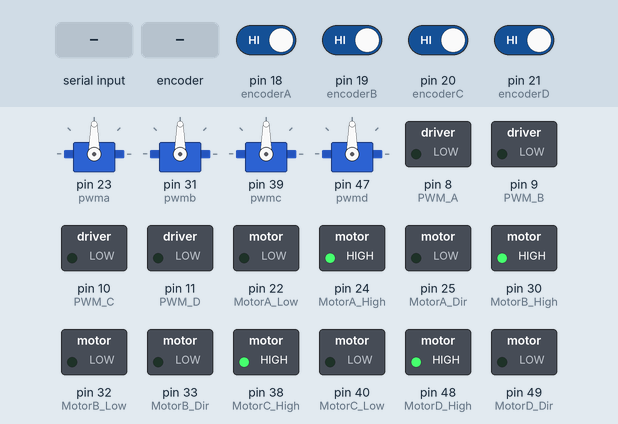
This sketch was run on a simulated Arduino Mega 2560, built with avr-gcc and run on an emulated ATmega2560. Parts: 4 × servo, switched loads named in the sketch (green lamp = pin HIGH). The test bench sets the inputs (shaded band); at power-on: pin 18 (encoderA), pin 19 (encoderB), pin 20 (encoderC), pin 21 (encoderD) HIGH. What the sketch prints to the serial monitor is not drawn.

Above: at 2.2 s.
2.3 s: "s" received over Serial
At 2.5 s:
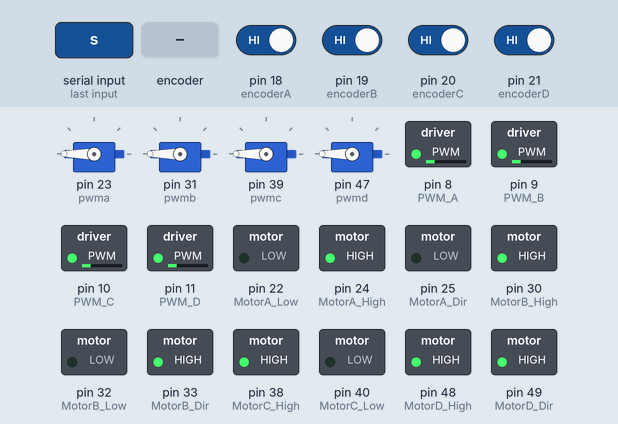
At 4.1 s:
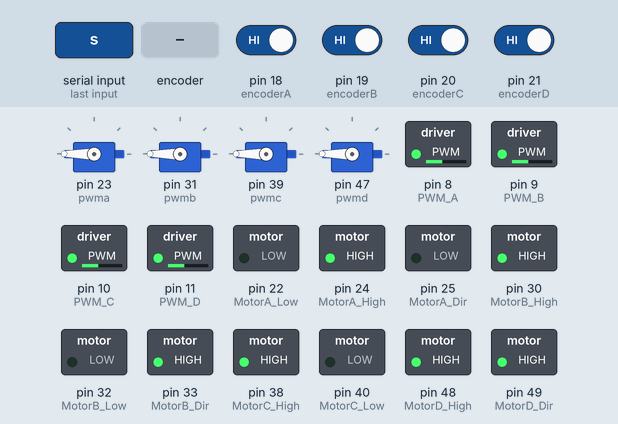
5.3 s: rotary encoder on pin 18 (encoderA) / pin 19 (encoderB) turned 1 step (first pin leading)
8.5 s: "a" received over Serial
10.0 s: "d" received over Serial
At 11.1 s:
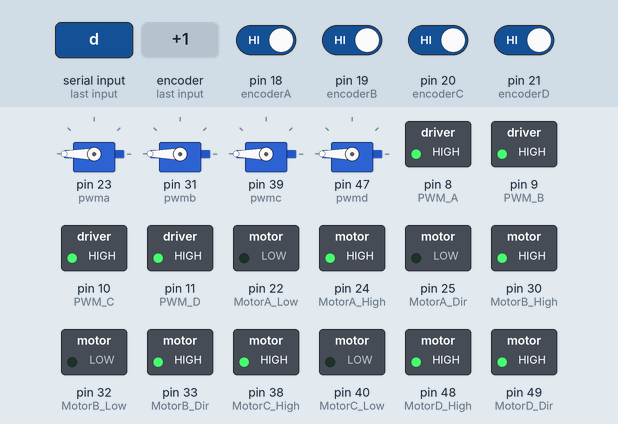
Timing chart, 0 to 13.0 s (numbered marks = the images above; inputs shaded):
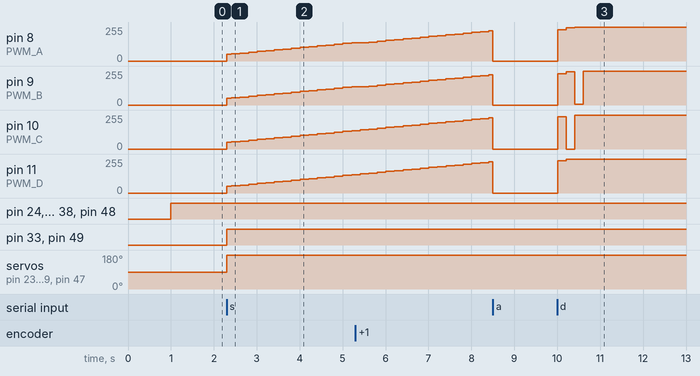

The sketch:

1027_final_control_ver1.ino
```cpp
#include <Servo.h>

// DEFINE PIN NUMBER
#define MotorA_Low 22     // Motor Driver A in1 , Always Low  , BLUE line
#define MotorA_High 24     // Motor Driver A in2 , Always High  , GREEN line
#define PWM_A 8     // Motor Driver A pwm , PWM CONTROL PIN
#define pwma 23      // pwm inside motor, controled by Servo and value (255) blue line
#define MotorA_Dir 25     // direction line inside motor, (backward-HIGH,forward-LOW) orange line
#define encoderA 18    // Motor A encoder pin number

#define MotorB_Low 32     // Motor Driver B in3 , Always Low  , GREEN line
#define MotorB_High 30     // Motor Driver B in4 , Always High  , BLUE line
#define PWM_B 9     // Motor Driver B pwm , PWM CONTROL PIN
#define pwmb 31      // pwm inside motor, controled by Servo and value (255) blue line
#define MotorB_Dir 33     // direction line inside motor, (forward-HIGH,backward-LOW) orange line
#define encoderB 19    // Motor B encoder pin number

#define MotorC_Low 40     // Motor Driver C in1 , Always Low  , GREEN line
#define MotorC_High 38     // Motor Driver C in2 , Always High  , BLUE line
#define PWM_C 10     // Motor Driver C pwm , PWM CONTROL PIN
#define pwmc 39      // pwm inside motor, controled by Servo and value (255) blue line
#define MotorC_Dir 41     // direction line inside motor, (backward-HIGH,forward-LOW) orange line
#define encoderC 20    // Motor C encoder pin number

#define MotorD_Low 46     // Motor Driver D in1 , Always Low  , BLUE line
#define MotorD_High 48     // Motor Driver D in2 , Always High  , GREEN line
#define PWM_D 11     // Motor Driver C pwm , PWM CONTROL PIN
#define pwmd 47      // pwm inside motor, controled by Servo and value (255) blue line
#define MotorD_Dir 49     // direction line inside motor, (forward-HIGH,backward-LOW) orange line
#define encoderD 21    // Motor D encoder pin number


Servo MotorA_;    // Servo for pwm line inside motor (BLUE ONE)
Servo MotorB_;
Servo MotorC_;
Servo MotorD_;

int pwm_a = 50;    // CONTROL VALUE for each motor
int pwm_b = 50;
int pwm_c = 50;
int pwm_d = 50;

int encoderPos_A = 0;   // PULSE VALUE for encoder
int flagA;              // To prevent repeated interrupt call for encoder
int encoderPos_B = 0;   //
int flagB;              //
int encoderPos_C = 0;   //
int flagC;              //
int encoderPos_D = 0;   //
int flagD;              //

double WIDTH = 0.155;
double LENGTH = 0.138;
double Rad = 0.05;

double measure_X;
double measure_Y;
double measure_W;

double targetVEL_X = 0.0;   // X-direction target velocity (m/s)
double targetVEL_Y = 0.0;   // Y-direction target velocity (m/s)
double targetVEL_W = 0.0;   // W-direction target angular velocity (rad/s) , positive means CCW direction

double targetRPM_A;     // Target velocity for each motor
double targetRPM_B;
double targetRPM_C;
double targetRPM_D;

double pulse_A;
double rpm_A;
double pulse_B;
double rpm_B;
double pulse_C;
double rpm_C;
double pulse_D;
double rpm_D;

double ratio = 32; // # of wings
double threshold = 4.6875;

double error_A;
double error_prev_A = 0;
double de_A;
double cum_error_A = 0;
double error_B;
double error_prev_B = 0;
double de_B;
double cum_error_B = 0;
double error_C;
double error_prev_C = 0;
double de_C;
double cum_error_C = 0;
double error_D;
double error_prev_D = 0;
double de_D;
double cum_error_D = 0;

double kp = 0.35;
double ki = 0.0;
double kd = -0.02;

unsigned long ret_time = 0;     // Total run time
unsigned long time_prev = 1000;
unsigned long dt;

char val;

void setup() {
  pinMode(MotorA_High, OUTPUT);
  pinMode(MotorA_Low, OUTPUT);
  pinMode(MotorA_Dir, OUTPUT);
  pinMode(PWM_A, OUTPUT);
  pinMode(MotorB_High, OUTPUT);
  pinMode(MotorB_Low, OUTPUT);
  pinMode(MotorB_Dir, OUTPUT);
  pinMode(PWM_B, OUTPUT);
  pinMode(MotorC_High, OUTPUT);
  pinMode(MotorC_Low, OUTPUT);
  pinMode(MotorC_Dir, OUTPUT);
  pinMode(PWM_C, OUTPUT);
  pinMode(MotorD_High, OUTPUT);
  pinMode(MotorD_Low, OUTPUT);
  pinMode(MotorD_Dir, OUTPUT);
  pinMode(PWM_D, OUTPUT);

  pinMode(encoderA, INPUT_PULLUP);
  attachInterrupt(digitalPinToInterrupt(encoderA), doEncoderA, CHANGE);
  pinMode(encoderB, INPUT_PULLUP);
  attachInterrupt(digitalPinToInterrupt(encoderB), doEncoderB, CHANGE);
  pinMode(encoderC, INPUT_PULLUP);
  attachInterrupt(digitalPinToInterrupt(encoderC), doEncoderC, CHANGE);
  pinMode(encoderD, INPUT_PULLUP);
  attachInterrupt(digitalPinToInterrupt(encoderD), doEncoderD, CHANGE);

  MotorA_.attach(pwma);
  MotorB_.attach(pwmb);
  MotorC_.attach(pwmc);
  MotorD_.attach(pwmd);

//  MotorA_.write(0);

  Serial.begin(115200);
  Serial.println("Test driving ");

  delay(time_prev);
}

void loop() {

  while(Serial.available()){

    val = Serial.read();
    Serial.print("input data: ");
    Serial.println(val);
    if(val=='a'){
      targetVEL_X = 0.0;
    }
    else if(val=='s'){
      targetVEL_X = 0.1;
    }
    else if(val=='d'){
      targetVEL_X = 0.2;
    }
    else if(val=='f'){
      targetVEL_X = 0.3;
    }
    else if(val=='g'){
      targetVEL_X = 0.4;
    }
  }


  targetRPM_A = (targetVEL_X - targetVEL_Y - (WIDTH+LENGTH)*targetVEL_W) / Rad / (2*3.141592) * 60;
  targetRPM_B = (targetVEL_X + targetVEL_Y + (WIDTH+LENGTH)*targetVEL_W) / Rad / (2*3.141592) * 60;
  targetRPM_C = (targetVEL_X + targetVEL_Y - (WIDTH+LENGTH)*targetVEL_W) / Rad / (2*3.141592) * 60;
  targetRPM_D = (targetVEL_X - targetVEL_Y + (WIDTH+LENGTH)*targetVEL_W) / Rad / (2*3.141592) * 60;

  ret_time = (unsigned long)millis();
  if(false){
    stop();
  }     // 15초가 지나면 측정을 멈추도록 하는 코드
  else {

    drive();

//    if (targetVEL_X < 0){
//      backward();
//    }
//    else if (targetVEL_X > 0) {
//      forward();
//    }
//    else {
//      stop();
//    }

    dt = (unsigned long)millis() - time_prev;
    if (dt>=200){
      time_prev = (unsigned long)millis();

      pulse_A = encoderPos_A;
      rpm_A = ( pulse_A / ratio )/(dt/1000.0) * 60;
      encoderPos_A = 0;

      pulse_B = encoderPos_B;
      rpm_B = ( pulse_B / ratio )/(dt/1000.0) * 60;
      encoderPos_B = 0;

      pulse_C = encoderPos_C;
      rpm_C = ( pulse_C / ratio )/(dt/1000.0) * 60;
      encoderPos_C = 0;

      pulse_D = encoderPos_D;
      rpm_D = ( pulse_D / ratio )/(dt/1000.0) * 60;
      encoderPos_D = 0;

      error_A = targetRPM_A - rpm_A;
      de_A = error_A - error_prev_A;
      error_prev_A = error_A;
      cum_error_A += error_A * dt/1000.0;
      error_B = targetRPM_B - rpm_B;
      de_B = error_B - error_prev_B;
      error_prev_B = error_B;
      cum_error_B += error_B * dt/1000.0;
      error_C = targetRPM_C - rpm_C;
      de_C = error_C - error_prev_C;
      error_prev_C = error_C;
      cum_error_C += error_C * dt/1000.0;
      error_D = targetRPM_D - rpm_D;
      de_D = error_D - error_prev_D;
      error_prev_D = error_D;
      cum_error_D += error_D * dt/1000.0;

      Serial.print("  rpmA = ");
      Serial.print(rpm_A,4);
      Serial.print("  targetRPM_A = ");
//      Serial.print(targetRPM_A,4);
//      Serial.print("  errorA = ");
//      Serial.print(error_A,2);
//      Serial.print("  deA = ");
//      Serial.print(de_A,2);
//      Serial.print("  cumerrorA = ");
//      Serial.print(cum_error_A,2);
//      Serial.print("  pwmA = ");
//      Serial.println(pwm_a);
      Serial.print("  rpmB = ");
      Serial.print(rpm_B,4);
      Serial.print("  errorB = ");
      Serial.print(error_B,2);
      Serial.print("  rpmC = ");
      Serial.print(rpm_C,4);
      Serial.print("  errorC = ");
      Serial.print(error_C,2);
      Serial.print("  rpmD = ");
      Serial.print(rpm_D,4);
      Serial.print("  errorD = ");
      Serial.println(error_D,2);
// A
      if ((targetRPM_A > 0) && (abs(error_A) > threshold)) {
        if (pwm_a < 255){
          pwm_a += (kp*error_A) + (ki*cum_error_A) + (kd * de_A /(dt/1000.0));      //
        }
        else if(pwm_a >= 255){
          pwm_a = 255;
        }
      }
      else if ((targetRPM_A < 0) && (abs(error_A) > threshold)) {
        if (pwm_a < 255){
          pwm_a -= kp*error_A + ki*cum_error_A + kd*de_A/(dt/1000.0);      //
        }
        else if(pwm_a >= 255){
          pwm_a = 255;
        }
      }
// B
      if ((targetRPM_B > 0) && (abs(error_B) > threshold)) {
        if (pwm_b < 255){
          pwm_b += (kp*error_B) + (ki*cum_error_B) + (kd * de_B /(dt/1000.0));      //
        }
        else if(pwm_b >= 255){
          pwm_b = 255;
        }
      }
      else if ((targetRPM_B < 0) && (abs(error_B) > threshold)) {
        if (pwm_b < 255){
          pwm_b -= kp*error_B + ki*cum_error_B + kd*de_B/(dt/1000.0);      //
        }
        else if(pwm_b >= 255){
          pwm_b = 255;
        }
      }
// C
      if ((targetRPM_C > 0) && (abs(error_C) > threshold)) {
        if (pwm_c < 255){
          pwm_c += (kp*error_C) + (ki*cum_error_C) + (kd * de_C /(dt/1000.0));      //
        }
        else if(pwm_c >= 255){
          pwm_c = 255;
        }
      }
      else if ((targetRPM_C < 0) && (abs(error_C) > threshold)) {
        if (pwm_c < 255){
          pwm_c -= kp*error_C + ki*cum_error_C + kd*de_C/(dt/1000.0);      //
        }
        else if(pwm_c >= 255){
          pwm_c = 255;
        }
      }
//D
      if ((targetRPM_D > 0) && (abs(error_D) > threshold)) {
        if (pwm_d < 255){
          pwm_d += (kp*error_D) + (ki*cum_error_D) + (kd * de_D /(dt/1000.0));      //
        }
        else if(pwm_d >= 255){
          pwm_d = 255;
        }
      }
      else if ((targetRPM_D < 0) && (abs(error_D) > threshold)) {
        if (pwm_d < 255){
          pwm_d -= kp*error_D + ki*cum_error_D + kd*de_D/(dt/1000.0);      //
        }
        else if(pwm_d >= 255){
          pwm_d = 255;
        }
      }


    }

    measure_X = (rpm_A + rpm_B + rpm_C + rpm_D) * (2*3.141592) * Rad / 4;
    measure_Y = (- rpm_A + rpm_B + rpm_C - rpm_D) * (2*3.141592) * Rad / 4;
    measure_W = (- rpm_A + rpm_B - rpm_C + rpm_D) * (2*3.141592) * Rad / 4 / (WIDTH + LENGTH);
  }

  flagA = 0;
  flagB = 0;
  flagC = 0;
  flagD = 0;

}

void drive() {
  digitalWrite(MotorA_High, HIGH);
  digitalWrite(MotorA_Low, LOW);
  if (targetRPM_A > 0) {
    digitalWrite(MotorA_Dir, LOW);   // for direction cw or ccw
    MotorA_.write(255);
    analogWrite(PWM_A,pwm_a);
  }
  else if (targetRPM_A < 0) {
    digitalWrite(MotorA_Dir, HIGH);   // for direction cw or ccw
    MotorA_.write(255);
    analogWrite(PWM_A,pwm_a);
  }
  else if (targetRPM_A == 0) {
    analogWrite(PWM_A,0);
  }

  digitalWrite(MotorB_High, HIGH);
  digitalWrite(MotorB_Low, LOW);
  if (targetRPM_B > 0) {
    digitalWrite(MotorB_Dir, HIGH);   // for direction cw or ccw
    MotorB_.write(255);
    analogWrite(PWM_B,pwm_b);
  }
  else if (targetRPM_B < 0) {
    digitalWrite(MotorB_Dir, LOW);   // for direction cw or ccw
    MotorB_.write(255);
    analogWrite(PWM_B,pwm_b);
  }
  else if (targetRPM_B == 0) {
    analogWrite(PWM_B,0);
  }

  digitalWrite(MotorC_High, HIGH);
  digitalWrite(MotorC_Low, LOW);
  if (targetRPM_C > 0) {
    digitalWrite(MotorC_Dir, LOW);   // for direction cw or ccw
    MotorC_.write(255);
    analogWrite(PWM_C,pwm_c);
  }
  else if (targetRPM_C < 0) {
    digitalWrite(MotorC_Dir, HIGH);   // for direction cw or ccw
    MotorC_.write(255);
    analogWrite(PWM_C,pwm_c);
  }
  else if (targetRPM_C == 0) {
    analogWrite(PWM_C,0);
  }

  digitalWrite(MotorD_High, HIGH);
  digitalWrite(MotorD_Low, LOW);
  if (targetRPM_D > 0) {
    digitalWrite(MotorD_Dir, HIGH);   // for direction cw or ccw
    MotorD_.write(255);
    analogWrite(PWM_D,pwm_d);
  }
  else if (targetRPM_D < 0) {
    digitalWrite(MotorD_Dir, LOW);   // for direction cw or ccw
    MotorD_.write(255);
    analogWrite(PWM_D,pwm_d);
  }
  else if (targetRPM_D == 0) {
    analogWrite(PWM_D,0);
  }
}

void stop(){
  analogWrite(PWM_A, 0);
  analogWrite(PWM_B, 0);
  analogWrite(PWM_C, 0);
  analogWrite(PWM_D, 0);
}

void doEncoderA(){
  if(flagA==0){
  encoderPos_A += (targetRPM_A>0)?1:-1;
  flagA=1;
  }
}
void doEncoderB(){
  if(flagB==0){
  encoderPos_B += (targetRPM_B>0)?1:-1;
  flagB=1;
  }
}
void doEncoderC(){
  if(flagC==0){
  encoderPos_C += (targetRPM_C>0)?1:-1;
  flagC=1;
  }
}
void doEncoderD(){
  if(flagD==0){
  encoderPos_D += (targetRPM_D>0)?1:-1;
  flagD=1;
  }
}

//////////////////////////////////////
```

Measured:
- after the input at 2.3 s, pin 8 (PWM_A), pin 9 (PWM_B), pin 10 (PWM_C), pin 11 (PWM_D): moves from 0/255 to 138/255 over 2.9 s, starting at once; pin 33 (MotorB_Dir), pin 49 (MotorD_Dir): LOW → HIGH at once; servo on pin 23 (pwma), servo on pin 31 (pwmb), servo on pin 39 (pwmc), servo on pin 47 (pwmd): 90° → 180° at once
- after the input at 10.0 s, pin 8 (PWM_A): 0/255 → 235/255 at once, → 248/255 0.20 s later, → 255/255 0.20 s later; pin 9 (PWM_B): 0/255 → 235/255 at once, → 248/255 0.20 s later, → 5/255 0.20 s later, → 255/255 0.20 s later
